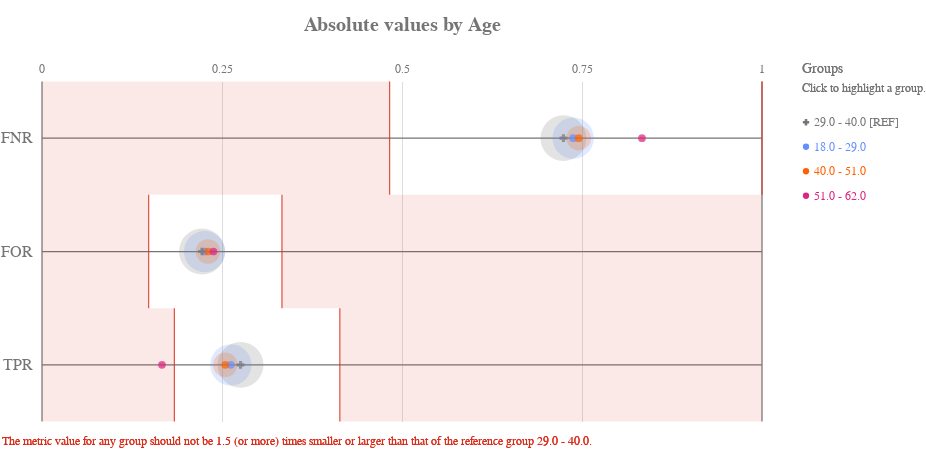

Notebook code cell kept with this figure:
### Code cell
ap.absolute(grupo_definido, metrics, 'age', fairness_threshold = disparity_tolerance)

### Figure 1 — Vega-Lite specification as saved in the notebook (floating-point values rounded to 4 significant figures)
{"config": {"view": {"continuousWidth": 400, "continuousHeight": 300, "strokeWidth": 0}, "axisLeft": {"labelColor": "rgb(117,117,117)", "labelFont": "Arial", "labelFontSize": 16}, "title": {"align": "center", "baseline": "middle", "color": "rgb(117,117,117)", "font": "Arial", "fontSize": 20, "fontWeight": "bold"}}, "layer": [{"data": {"name": "data-4ac2d7a4dec33677e433b172826c7791"}, "mark": {"type": "rule", "stroke": "rgb(117,117,117)", "strokeWidth": 1.25, "tooltip": ""}, "encoding": {"x": {"type": "quantitative", "field": "start", "scale": {"domain": [0, 1], "range": [40.0, 760.0]}}, "x2": {"field": "end"}, "y": {"type": "nominal", "axis": {"domain": false, "labelAngle": 0, "labelPadding": -30, "orient": "left", "ticks": false, "title": ""}, "field": "y_position", "scale": {"domain": ["FNR", "FOR", "TPR"], "range": [42.5, 382.5]}}}}, {"data": {"name": "data-6cfe259518f6c7b358d8f836a73e6b7f"}, "mark": {"type": "rule", "stroke": "rgb(117,117,117)", "strokeWidth": 1.25, "tooltip": ""}, "encoding": {"x": {"type": "quantitative", "field": "x_position", "scale": {"domain": [0, 1], "range": [40.0, 760.0]}}, "y": {"value": 42.5}, "y2": {"value": 382.5}}}, {"data": {"name": "data-60ed1133fa688d151d36705a369482e0"}, "mark": {"type": "text", "align": "center", "color": "rgb(117,117,117)", "font": "Arial", "fontSize": 12, "fontWeight": "normal", "tooltip": ""}, "encoding": {"text": {"type": "nominal", "field": "value"}, "x": {"type": "quantitative", "field": "value", "scale": {"domain": [0, 1], "range": [40.0, 760.0]}}, "y": {"value": 29.75}}}, {"layer": [{"mark": {"type": "rect", "opacity": 0.8, "stroke": "rgb(217, 46, 28)", "strokeWidth": 1.25, "tooltip": ""}, "encoding": {"x": {"type": "quantitative", "field": "lower_threshold_value", "scale": {"domain": [0, 1], "range": [40.0, 760.0]}}, "x2": {"field": "lower_threshold_value"}, "y": {"type": "nominal", "axis": {"domain": false, "grid": false, "labels": false, "ticks": false, "title": " "}, "field": "metric", "scale": {"domain": ["FNR", "FOR", "TPR"], "range": [42.5, 382.5]}}}}, {"mark": {"type": "rect", "opacity": 0.8, "stroke": "rgb(217, 46, 28)", "strokeWidth": 1.25, "tooltip": ""}, "encoding": {"x": {"type": "quantitative", "field": "upper_threshold_value", "scale": {"domain": [0, 1], "range": [40.0, 760.0]}}, "x2": {"field": "upper_threshold_value"}, "y": {"type": "nominal", "axis": {"domain": false, "grid": false, "labels": false, "ticks": false, "title": " "}, "field": "metric", "scale": {"domain": ["FNR", "FOR", "TPR"], "range": [42.5, 382.5]}}}}, {"layer": [{"mark": {"type": "rect", "fill": "rgb(217, 46, 28)", "opacity": 0.1, "tooltip": ""}, "encoding": {"x": {"type": "quantitative", "field": "lower_threshold_value", "scale": {"domain": [0, 1], "range": [40.0, 760.0]}}, "x2": {"field": "lower_end"}, "y": {"type": "nominal", "axis": {"domain": false, "grid": false, "labels": false, "ticks": false, "title": " "}, "field": "metric", "scale": {"domain": ["FNR", "FOR", "TPR"], "range": [42.5, 382.5]}}}}, {"mark": {"type": "rect", "fill": "rgb(217, 46, 28)", "opacity": 0.1, "tooltip": ""}, "encoding": {"x": {"type": "quantitative", "field": "upper_threshold_value", "scale": {"domain": [0, 1], "range": [40.0, 760.0]}}, "x2": {"field": "upper_end"}, "y": {"type": "nominal", "axis": {"domain": false, "grid": false, "labels": false, "ticks": false, "title": " "}, "field": "metric", "scale": {"domain": ["FNR", "FOR", "TPR"], "range": [42.5, 382.5]}}}}]}, {"data": {"name": "data-79dd248bdaa0ea02c535240e8ad022c8"}, "mark": {"type": "text", "align": "left", "baseline": "top", "fill": "rgb(217, 46, 28)", "font": "Arial", "fontSize": 12, "fontWeight": "normal", "tooltip": ""}, "encoding": {"text": {"value": "The metric value for any group should not be 1.5 (or more) times smaller or larger than that of the reference group 29.0 - 40.0."}, "x": {"value": 0}, "y": {"value": 396.7}}}], "data": {"name": "data-69647063537a9e1bf43a8c75cbfa0050"}}, {"layer": [{"mark": "circle"}, {"data": {"name": "data-e76974eaf6258124c8c449b97723e4a8"}, "mark": {"type": "circle", "opacity": 0.2}, "encoding": {"color": {"condition": {"type": "nominal", "field": "attribute_value", "legend": null, "scale": {"domain": ["29.0 - 40.0", "18.0 - 29.0", "40.0 - 51.0", "51.0 - 62.0"], "range": ["rgb(117,117,117)", "rgb(100, 143, 255)", "rgb(254, 97, 0)", "rgb(220, 38, 127)", "rgb(255, 176, 0)", "rgb(120, 94, 240)"]}, "selection": "selector041"}, "value": "rgb(224,224,224)"}, "size": {"type": "quantitative", "field": "group_size", "legend": null, "scale": {"domain": [0, 6822.0], "range": [0, 2522.0]}}, "tooltip": [{"type": "nominal", "field": "attribute_value", "title": "Group"}, {"type": "nominal", "field": "tooltip_group_size", "title": "Group Size"}, {"type": "nominal", "field": "tooltip_disparity_explanation_fnr", "title": "Disparity"}, {"type": "quantitative", "field": "fnr", "format": ".2f", "title": "FNR"}], "x": {"type": "quantitative", "axis": {"domain": false, "labels": false, "ticks": false, "title": null, "values": [0.25, 0.5, 0.75]}, "field": "fnr", "scale": {"domain": [0, 1], "range": [40.0, 760.0]}}, "y": {"type": "nominal", "axis": {"domain": false, "grid": false, "labels": false, "ticks": false, "title": " "}, "field": "metric_variable", "scale": {"domain": ["FNR", "FOR", "TPR"], "range": [42.5, 382.5]}}}, "selection": {"selector043": {"type": "multi", "empty": "all", "fields": ["attribute_value"]}}, "transform": [{"calculate": "'FNR'", "as": "metric_variable"}]}, {"data": {"name": "data-e76974eaf6258124c8c449b97723e4a8"}, "mark": {"type": "circle", "opacity": 0.2}, "encoding": {"color": {"condition": {"type": "nominal", "field": "attribute_value", "legend": null, "scale": {"domain": ["29.0 - 40.0", "18.0 - 29.0", "40.0 - 51.0", "51.0 - 62.0"], "range": ["rgb(117,117,117)", "rgb(100, 143, 255)", "rgb(254, 97, 0)", "rgb(220, 38, 127)", "rgb(255, 176, 0)", "rgb(120, 94, 240)"]}, "selection": "selector041"}, "value": "rgb(224,224,224)"}, "size": {"type": "quantitative", "field": "group_size", "legend": null, "scale": {"domain": [0, 6822.0], "range": [0, 2522.0]}}, "tooltip": [{"type": "nominal", "field": "attribute_value", "title": "Group"}, {"type": "nominal", "field": "tooltip_group_size", "title": "Group Size"}, {"type": "nominal", "field": "tooltip_disparity_explanation_for", "title": "Disparity"}, {"type": "quantitative", "field": "for", "format": ".2f", "title": "FOR"}], "x": {"type": "quantitative", "axis": {"domain": false, "labels": false, "ticks": false, "title": null, "values": [0.25, 0.5, 0.75]}, "field": "for", "scale": {"domain": [0, 1], "range": [40.0, 760.0]}}, "y": {"type": "nominal", "axis": {"domain": false, "grid": false, "labels": false, "ticks": false, "title": " "}, "field": "metric_variable", "scale": {"domain": ["FNR", "FOR", "TPR"], "range": [42.5, 382.5]}}}, "selection": {"selector045": {"type": "multi", "empty": "all", "fields": ["attribute_value"]}}, "transform": [{"calculate": "'FOR'", "as": "metric_variable"}]}, {"data": {"name": "data-e76974eaf6258124c8c449b97723e4a8"}, "mark": {"type": "circle", "opacity": 0.2}, "encoding": {"color": {"condition": {"type": "nominal", "field": "attribute_value", "legend": null, "scale": {"domain": ["29.0 - 40.0", "18.0 - 29.0", "40.0 - 51.0", "51.0 - 62.0"], "range": ["rgb(117,117,117)", "rgb(100, 143, 255)", "rgb(254, 97, 0)", "rgb(220, 38, 127)", "rgb(255, 176, 0)", "rgb(120, 94, 240)"]}, "selection": "selector041"}, "value": "rgb(224,224,224)"}, "size": {"type": "quantitative", "field": "group_size", "legend": null, "scale": {"domain": [0, 6822.0], "range": [0, 2522.0]}}, "tooltip": [{"type": "nominal", "field": "attribute_value", "title": "Group"}, {"type": "nominal", "field": "tooltip_group_size", "title": "Group Size"}, {"type": "nominal", "field": "tooltip_disparity_explanation_tpr", "title": "Disparity"}, {"type": "quantitative", "field": "tpr", "format": ".2f", "title": "TPR"}], "x": {"type": "quantitative", "axis": {"domain": false, "labels": false, "ticks": false, "title": null, "values": [0.25, 0.5, 0.75]}, "field": "tpr", "scale": {"domain": [0, 1], "range": [40.0, 760.0]}}, "y": {"type": "nominal", "axis": {"domain": false, "grid": false, "labels": false, "ticks": false, "title": " "}, "field": "metric_variable", "scale": {"domain": ["FNR", "FOR", "TPR"], "range": [42.5, 382.5]}}}, "selection": {"selector047": {"type": "multi", "empty": "all", "fields": ["attribute_value"]}}, "transform": [{"calculate": "'TPR'", "as": "metric_variable"}]}, {"layer": [{"mark": "point"}, {"data": {"name": "data-e76974eaf6258124c8c449b97723e4a8"}, "mark": {"type": "point", "filled": true, "size": 60}, "encoding": {"color": {"condition": {"type": "nominal", "field": "attribute_value", "legend": null, "scale": {"domain": ["29.0 - 40.0", "18.0 - 29.0", "40.0 - 51.0", "51.0 - 62.0"], "range": ["rgb(117,117,117)", "rgb(100, 143, 255)", "rgb(254, 97, 0)", "rgb(220, 38, 127)", "rgb(255, 176, 0)", "rgb(120, 94, 240)"]}, "selection": "selector041"}, "value": "rgb(224,224,224)"}, "shape": {"type": "nominal", "field": "attribute_value", "legend": null, "scale": {"domain": ["29.0 - 40.0", "18.0 - 29.0", "40.0 - 51.0", "51.0 - 62.0"], "range": ["cross", "circle", "circle", "circle"]}}, "tooltip": [{"type": "nominal", "field": "attribute_value", "title": "Group"}, {"type": "nominal", "field": "tooltip_group_size", "title": "Group Size"}, {"type": "nominal", "field": "tooltip_disparity_explanation_fnr", "title": "Disparity"}, {"type": "quantitative", "field": "fnr", "format": ".2f", "title": "FNR"}], "x": {"type": "quantitative", "axis": {"domain": false, "labels": false, "ticks": false, "title": null, "values": [0.25, 0.5, 0.75]}, "field": "fnr", "scale": {"domain": [0, 1], "range": [40.0, 760.0]}}, "y": {"type": "nominal", "axis": {"domain": false, "grid": false, "labels": false, "ticks": false, "title": " "}, "field": "metric_variable", "scale": {"domain": ["FNR", "FOR", "TPR"], "range": [42.5, 382.5]}}}, "selection": {"selector042": {"type": "multi", "empty": "all", "fields": ["attribute_value"]}}, "transform": [{"calculate": "'FNR'", "as": "metric_variable"}]}, {"data": {"name": "data-e76974eaf6258124c8c449b97723e4a8"}, "mark": {"type": "point", "filled": true, "size": 60}, "encoding": {"color": {"condition": {"type": "nominal", "field": "attribute_value", "legend": null, "scale": {"domain": ["29.0 - 40.0", "18.0 - 29.0", "40.0 - 51.0", "51.0 - 62.0"], "range": ["rgb(117,117,117)", "rgb(100, 143, 255)", "rgb(254, 97, 0)", "rgb(220, 38, 127)", "rgb(255, 176, 0)", "rgb(120, 94, 240)"]}, "selection": "selector041"}, "value": "rgb(224,224,224)"}, "shape": {"type": "nominal", "field": "attribute_value", "legend": null, "scale": {"domain": ["29.0 - 40.0", "18.0 - 29.0", "40.0 - 51.0", "51.0 - 62.0"], "range": ["cross", "circle", "circle", "circle"]}}, "tooltip": [{"type": "nominal", "field": "attribute_value", "title": "Group"}, {"type": "nominal", "field": "tooltip_group_size", "title": "Group Size"}, {"type": "nominal", "field": "tooltip_disparity_explanation_for", "title": "Disparity"}, {"type": "quantitative", "field": "for", "format": ".2f", "title": "FOR"}], "x": {"type": "quantitative", "axis": {"domain": false, "labels": false, "ticks": false, "title": null, "values": [0.25, 0.5, 0.75]}, "field": "for", "scale": {"domain": [0, 1], "range": [40.0, 760.0]}}, "y": {"type": "nominal", "axis": {"domain": false, "grid": false, "labels": false, "ticks": false, "title": " "}, "field": "metric_variable", "scale": {"domain": ["FNR", "FOR", "TPR"], "range": [42.5, 382.5]}}}, "selection": {"selector044": {"type": "multi", "empty": "all", "fields": ["attribute_value"]}}, "transform": [{"calculate": "'FOR'", "as": "metric_variable"}]}, {"data": {"name": "data-e76974eaf6258124c8c449b97723e4a8"}, "mark": {"type": "point", "filled": true, "size": 60}, "encoding": {"color": {"condition": {"type": "nominal", "field": "attribute_value", "legend": null, "scale": {"domain": ["29.0 - 40.0", "18.0 - 29.0", "40.0 - 51.0", "51.0 - 62.0"], "range": ["rgb(117,117,117)", "rgb(100, 143, 255)", "rgb(254, 97, 0)", "rgb(220, 38, 127)", "rgb(255, 176, 0)", "rgb(120, 94, 240)"]}, "selection": "selector041"}, "value": "rgb(224,224,224)"}, "shape": {"type": "nominal", "field": "attribute_value", "legend": null, "scale": {"domain": ["29.0 - 40.0", "18.0 - 29.0", "40.0 - 51.0", "51.0 - 62.0"], "range": ["cross", "circle", "circle", "circle"]}}, "tooltip": [{"type": "nominal", "field": "attribute_value", "title": "Group"}, {"type": "nominal", "field": "tooltip_group_size", "title": "Group Size"}, {"type": "nominal", "field": "tooltip_disparity_explanation_tpr", "title": "Disparity"}, {"type": "quantitative", "field": "tpr", "format": ".2f", "title": "TPR"}], "x": {"type": "quantitative", "axis": {"domain": false, "labels": false, "ticks": false, "title": null, "values": [0.25, 0.5, 0.75]}, "field": "tpr", "scale": {"domain": [0, 1], "range": [40.0, 760.0]}}, "y": {"type": "nominal", "axis": {"domain": false, "grid": false, "labels": false, "ticks": false, "title": " "}, "field": "metric_variable", "scale": {"domain": ["FNR", "FOR", "TPR"], "range": [42.5, 382.5]}}}, "selection": {"selector046": {"type": "multi", "empty": "all", "fields": ["attribute_value"]}}, "transform": [{"calculate": "'TPR'", "as": "metric_variable"}]}]}]}, {"layer": [{"mark": {"type": "point", "filled": true, "opacity": 1, "size": 39.48}, "encoding": {"color": {"condition": {"type": "nominal", "field": "attribute_value", "legend": null, "scale": {"domain": ["29.0 - 40.0", "18.0 - 29.0", "40.0 - 51.0", "51.0 - 62.0"], "range": ["rgb(117,117,117)", "rgb(100, 143, 255)", "rgb(254, 97, 0)", "rgb(220, 38, 127)", "rgb(255, 176, 0)", "rgb(120, 94, 240)"]}, "selection": "selector041"}, "value": "rgb(224,224,224)"}, "shape": {"type": "nominal", "field": "attribute_value", "legend": null, "scale": {"domain": ["29.0 - 40.0", "18.0 - 29.0", "40.0 - 51.0", "51.0 - 62.0"], "range": ["cross", "circle", "circle", "circle"]}}, "x": {"value": 804}, "y": {"type": "nominal", "axis": {"domain": false, "grid": false, "labels": false, "ticks": false, "title": " "}, "field": "attribute_value", "scale": {"domain": ["29.0 - 40.0", "18.0 - 29.0", "40.0 - 51.0", "51.0 - 62.0"], "range": [71, 169]}}}, "selection": {"selector041": {"type": "multi", "empty": "all", "fields": ["attribute_value"]}}}, {"mark": {"type": "text", "align": "left", "baseline": "middle", "font": "Arial", "fontSize": 12, "fontWeight": "normal"}, "encoding": {"color": {"condition": {"type": "nominal", "field": "attribute_value", "legend": null, "scale": {"domain": ["29.0 - 40.0", "18.0 - 29.0", "40.0 - 51.0", "51.0 - 62.0"], "range": ["rgb(117,117,117)", "rgb(100, 143, 255)", "rgb(254, 97, 0)", "rgb(220, 38, 127)", "rgb(255, 176, 0)", "rgb(120, 94, 240)"]}, "selection": "selector041"}, "value": "rgb(224,224,224)"}, "text": {"type": "nominal", "field": "label"}, "x": {"value": 812}, "y": {"type": "nominal", "axis": {"domain": false, "grid": false, "labels": false, "ticks": false, "title": " "}, "field": "attribute_value", "scale": {"domain": ["29.0 - 40.0", "18.0 - 29.0", "40.0 - 51.0", "51.0 - 62.0"], "range": [71, 169]}}}, "selection": {"selector048": {"type": "multi", "empty": "all", "fields": ["attribute_value"]}}}, {"data": {"name": "data-79dd248bdaa0ea02c535240e8ad022c8"}, "mark": {"type": "text", "align": "left", "baseline": "middle", "color": "rgb(117,117,117)", "font": "Arial", "fontSize": 12, "fontWeight": "normal"}, "encoding": {"text": {"value": "Click to highlight a group."}, "x": {"value": 800}, "y": {"value": 49}}}, {"data": {"name": "data-79dd248bdaa0ea02c535240e8ad022c8"}, "mark": {"type": "text", "align": "left", "baseline": "middle", "color": "rgb(117,117,117)", "font": "Arial", "fontSize": 14, "fontWeight": "normal"}, "encoding": {"text": {"value": "Groups"}, "x": {"value": 800}, "y": {"value": 30}}}], "data": {"name": "data-6ed8c0ed35fa9625e4925ba4ddf5c24b"}}], "height": 425, "padding": {"top": 15, "bottom": 10}, "resolve": {"scale": {"size": "independent", "y": "independent"}}, "title": "Absolute values by Age", "width": 800, "$schema": "https://vega.github.io/schema/vega-lite/v4.8.1.json", "datasets": {"data-4ac2d7a4dec33677e433b172826c7791": [{"y_position": "FNR", "start": 0, "end": 1}, {"y_position": "FOR", "start": 0, "end": 1}, {"y_position": "TPR", "start": 0, "end": 1}], "data-6cfe259518f6c7b358d8f836a73e6b7f": [{"x_position": 0}, {"x_position": 1}], "data-60ed1133fa688d151d36705a369482e0": [{"value": 0.0}, {"value": 0.25}, {"value": 0.5}, {"value": 0.75}, {"value": 1.0}], "data-69647063537a9e1bf43a8c75cbfa0050": [{"lower_end": 0, "upper_end": 1, "lower_threshold_value": 0.4828, "upper_threshold_value": 1.0, "metric": "FNR"}, {"lower_end": 0, "upper_end": 1, "lower_threshold_value": 0.1481, "upper_threshold_value": 0.3333, "metric": "FOR"}, {"lower_end": 0, "upper_end": 1, "lower_threshold_value": 0.1838, "upper_threshold_value": 0.4137, "metric": "TPR"}], "data-79dd248bdaa0ea02c535240e8ad022c8": [{"a": 1, "b": 0}, {"a": 1, "b": 0}], "data-e76974eaf6258124c8c449b97723e4a8": [{"attribute_name": "age", "attribute_value": "18.0 - 29.0", "group_size": 4611, "total_entities": 11987, "fnr": 0.7377, "for": 0.2259, "tpr": 0.2623, "fnr_disparity": 1.019, "for_disparity": 1.017, "tpr_disparity": 0.9511, "fnr_disparity_scaled": 0.01863, "for_disparity_scaled": 0.01658, "tpr_disparity_scaled": -0.05144, "tooltip_group_size": "4,611 (38.47%)", "tooltip_disparity_explanation_fnr": "1.02 times larger FNR than the reference group", "tooltip_disparity_explanation_for": "1.02 times larger FOR than the reference group", "tooltip_disparity_explanation_tpr": "1.05 times smaller TPR than the reference group"}, {"attribute_name": "age", "attribute_value": "29.0 - 40.0", "group_size": 5685, "total_entities": 11987, "fnr": 0.7242, "for": 0.2222, "tpr": 0.2758, "fnr_disparity": 1.0, "for_disparity": 1.0, "tpr_disparity": 1.0, "fnr_disparity_scaled": 0.0, "for_disparity_scaled": 0.0, "tpr_disparity_scaled": 0.0, "tooltip_group_size": "5,685 (47.43%)", "tooltip_disparity_explanation_fnr": "Reference group", "tooltip_disparity_explanation_for": "Reference group", "tooltip_disparity_explanation_tpr": "Reference group"}, {"attribute_name": "age", "attribute_value": "40.0 - 51.0", "group_size": 1621, "total_entities": 11987, "fnr": 0.7455, "for": 0.2305, "tpr": 0.2545, "fnr_disparity": 1.029, "for_disparity": 1.037, "tpr_disparity": 0.9229, "fnr_disparity_scaled": 0.02937, "for_disparity_scaled": 0.03746, "tpr_disparity_scaled": -0.08357, "tooltip_group_size": "1,621 (13.52%)", "tooltip_disparity_explanation_fnr": "1.03 times larger FNR than the reference group", "tooltip_disparity_explanation_for": "1.04 times larger FOR than the reference group", "tooltip_disparity_explanation_tpr": "1.08 times smaller TPR than the reference group"}, {"attribute_name": "age", "attribute_value": "51.0 - 62.0", "group_size": 70, "total_entities": 11987, "fnr": 0.8333, "for": 0.2381, "tpr": 0.1667, "fnr_disparity": 1.151, "for_disparity": 1.072, "tpr_disparity": 0.6044, "fnr_disparity_scaled": 0.1507, "for_disparity_scaled": 0.07164, "tpr_disparity_scaled": -0.6546, "tooltip_group_size": "70 (0.58%)", "tooltip_disparity_explanation_fnr": "1.15 times larger FNR than the reference group", "tooltip_disparity_explanation_for": "1.07 times larger FOR than the reference group", "tooltip_disparity_explanation_tpr": "1.65 times smaller TPR than the reference group"}], "data-6ed8c0ed35fa9625e4925ba4ddf5c24b": [{"attribute_value": "29.0 - 40.0", "label": "29.0 - 40.0 [REF]"}, {"attribute_value": "18.0 - 29.0", "label": "18.0 - 29.0"}, {"attribute_value": "40.0 - 51.0", "label": "40.0 - 51.0"}, {"attribute_value": "51.0 - 62.0", "label": "51.0 - 62.0"}]}}
